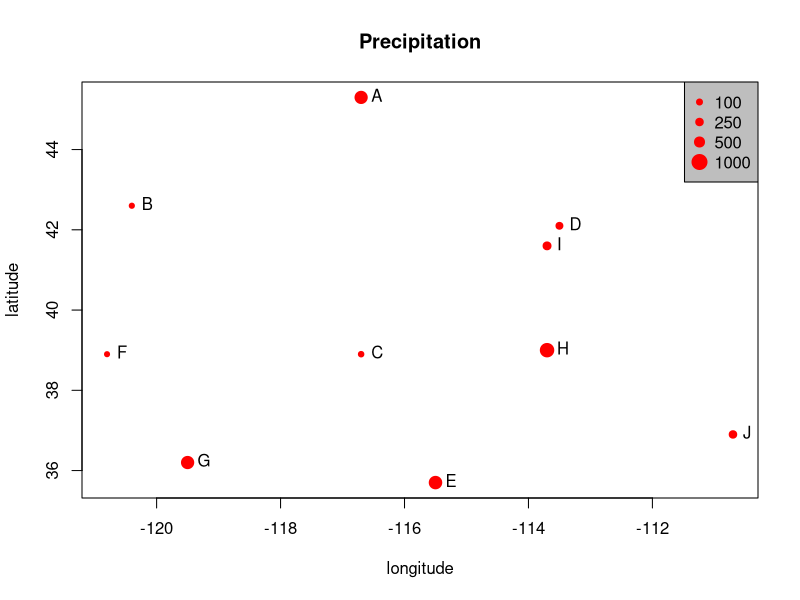
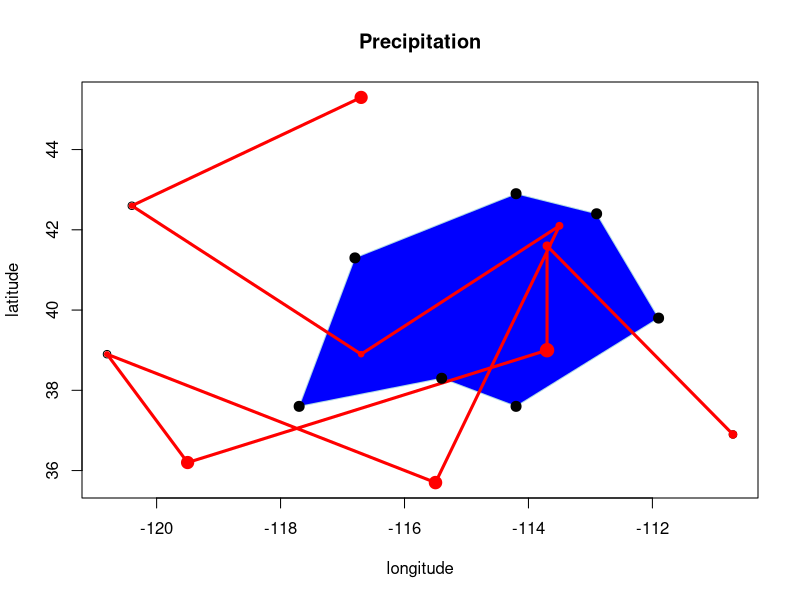
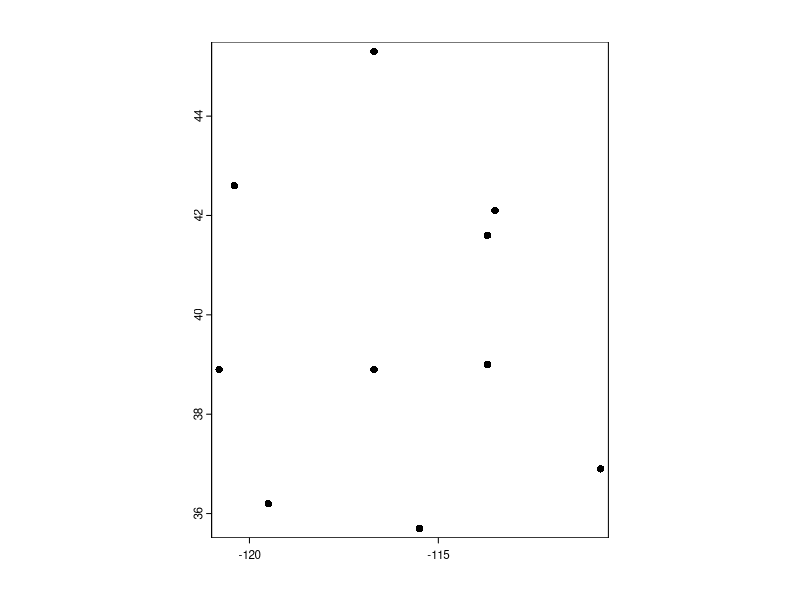
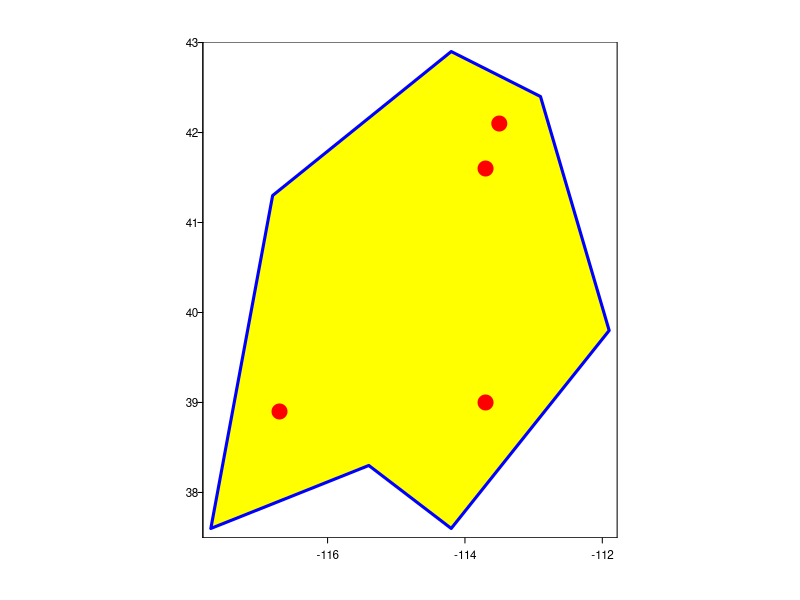

These figures' R source, in order:
## ---- chunk 1
library(terra)
name <- LETTERS[1:10]
longitude <- c(-116.7, -120.4, -116.7, -113.5, -115.5,
               -120.8, -119.5, -113.7, -113.7, -110.7)
latitude <- c(45.3, 42.6, 38.9, 42.1, 35.7, 38.9,
              36.2, 39, 41.6, 36.9)
stations <- cbind(longitude, latitude) # bind by columns
## ---- chunk 2
set.seed(0)
precip <- round((runif(length(latitude))*10)^3)
## ---- chunk 3
psize <- 1 + precip/500
plot(stations, cex=psize, pch=20, col='red', main='Precipitation')
# add names to plot
text(stations, name, pos=4)
# add a legend
breaks <- c(100, 250, 500, 1000)
legend.psize <- 1+breaks/500
legend("topright", legend=breaks, pch=20, pt.cex=legend.psize, col='red', bg='gray')
## ---- chunk 4
lon <- c(-116.8, -114.2, -112.9, -111.9, -114.2, -115.4, -117.7)
lat <- c(41.3, 42.9, 42.4, 39.8, 37.6, 38.3, 37.6)
x <- cbind(lon, lat)
plot(stations, main='Precipitation')
polygon(x, col='blue', border='light blue')
lines(stations, lwd=3, col='red')
points(x, cex=2, pch=20)
points(stations, cex=psize, pch=20, col='red', main='Precipitation')
## ---- chunk 5
wst <- data.frame(longitude, latitude, name, precip)
wst
##    longitude latitude name precip
## 1     -116.7     45.3    A    721
## 2     -120.4     42.6    B     19
## 3     -116.7     38.9    C     52
## 4     -113.5     42.1    D    188
## 5     -115.5     35.7    E    749
## 6     -120.8     38.9    F      8
## 7     -119.5     36.2    G    725
## 8     -113.7     39.0    H    843
## 9     -113.7     41.6    I    289
## 10    -110.7     36.9    J    249
## ---- chunk 6
library(terra)
longitude <- c(-116.7, -120.4, -116.7, -113.5, -115.5, -120.8, -119.5, -113.7, -113.7, -110.7)
latitude <- c(45.3, 42.6, 38.9, 42.1, 35.7, 38.9, 36.2, 39, 41.6, 36.9)

lonlat <- cbind(longitude, latitude) # join coordinates

pts <- vect(lonlat) # create point SpatVector

class(pts) # check its class

plot(pts) # plot it

geom(pts)
## ---- chunk 7
crdref <- "+proj=longlat +datum=WGS84"
pts <- vect(lonlat, crs=crdref)
pts
## ---- chunk 8
crs(pts)
## ---- chunk 9
# Generate random precipitation values, same quantity as points
precipvalue <- runif(nrow(lonlat), min=0, max=100)
df <- data.frame(ID=1:nrow(lonlat), precip=precipvalue)
## ---- chunk 10
ptv <- vect(lonlat, atts=df, crs=crdref)
ptv
## ---- chunk 11
lon <- c(-116.8, -114.2, -112.9, -111.9, -114.2, -115.4, -117.7)
lat <- c(41.3, 42.9, 42.4, 39.8, 37.6, 38.3, 37.6)
lonlat <- cbind(id=1, part=1, lon, lat)

lns <- vect(lonlat, type = "lines", crs=crdref)
lns
## ---- chunk 12
pols <- vect(lonlat, type = "polygons", crs=crdref)
pols
## ---- chunk 13
plot(pols, las = 1)
plot(pols, border = 'blue', col = 'yellow', lwd = 3, add = TRUE)
points(pts, col = 'red', pch=20, cex=3)
